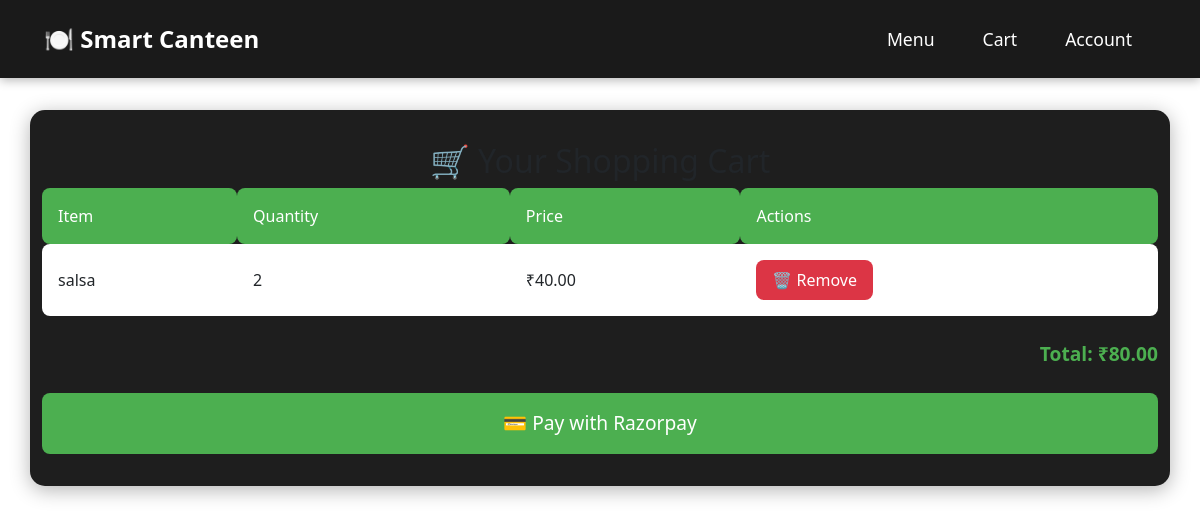
/menu/order/ (signed in), run on the app's committed database.
### menu/models.py (models this page shows, shortened)
class FoodItem(models.Model):
    name = models.CharField(max_length=100, unique=True)
    price = models.DecimalField(max_digits=6, decimal_places=2)
    is_todays_menu = models.BooleanField(default=False)
    ingredients = models.ManyToManyField(Stock, through='FoodIngredient')
    calories = models.PositiveIntegerField(default=1)
    photo = models.ImageField(upload_to='food_photos/', null=True, blank=True)
    description = models.TextField(blank=True)

### menu/views.py (the view, shortened to what this page needs)
# urls.py: path('order/', views.place_order, name='place_order'),
def place_order(request):
    cart_items_display = []
    total_price = 0
    if request.user.is_authenticated:
        cart_items_queryset = Cart.objects.filter(student=request.user).select_related('food_item')
        for item in cart_items_queryset:
            subtotal = item.food_item.price * item.quantity
            total_price += subtotal
            cart_items_display.append({
                'item': item.food_item,
                'quantity': item.quantity,
                'subtotal': subtotal,
                'db_id': item.id, # Used for removal/checkout for DB items
                'is_session_item': False
            })
    context = {
        'cart_items': cart_items_display,
        'total_price': total_price,
        'RAZORPAY_KEY_ID': settings.RAZORPAY_KEY_ID,
    }
    return render(request, 'cart.html', context)

### menu/templates/cart.html (shortened to what this page needs)
<!DOCTYPE html>
<html lang="en">
<head>
    <link href="https://cdn.jsdelivr.net/npm/bootstrap@5.3.2/dist/css/bootstrap.min.css" rel="stylesheet">
</head>
<body>
    {% include 'navbar_student.html' %}
    <div class="container">
        <h2>🛒 Your Shopping Cart</h2>
        {% if cart_items %}
        <table>
            <thead>
                <tr>
                    <th>Item</th>
                    <th>Quantity</th>
                    <th>Price</th>
                    <th>Actions</th>
                </tr>
            </thead>
            <tbody>
                {% for item in cart_items %}
                    <tr>
                        <td>{{ item.item.name }}</td>
                        <td>{{ item.quantity }}</td>
                        <td>₹{{ item.item.price|floatformat:2 }}</td>
                        <td>
                            <form action="{% url 'remove_from_cart' %}" method="POST" style="display:inline;">
                                <button class="btn-remove" type="submit" title="Remove item">🗑️ Remove</button>
                            </form>
                        </td>
                    </tr>
                {% endfor %}
            </tbody>
        </table>
        <p class="total">Total: ₹{{ total_price|floatformat:2 }}</p>
        <form id="razorpay-form">
            <button type="button" id="pay-btn" class="checkout-btn">💳 Pay with Razorpay</button>
        </form>
        {% else %}
        <div class="empty-cart">
            <p>Your cart is empty. Start adding some delicious items! 🍽️</p>
        </div>
        {% endif %}
    </div>
</body>
</html>

### menu/templates/cart.html (style rules this page uses)
body { font-family: 'Segoe UI', Tahoma, Geneva, Verdana, sans-serif; background-color: #121212; margin: 0; padding: 0; min-height: 100vh; color: #ffffff; }
.container { background-color: #1E1E1E; padding: 2rem; border-radius: 15px; box-shadow: 0 4px 20px rgba(0, 0, 0, 0.3); max-width: 800px; margin: 2rem auto; }
h2 { color: #ffffff; text-align: center; margin-bottom: 2rem; font-weight: 600; }
table { width: 100%; border-collapse: separate; border-spacing: 0 8px; margin-bottom: 1.5rem; }
th { background-color: #4CAF50; color: white; padding: 1rem; text-align: left; font-weight: 500; border-radius: 8px; }
td { padding: 1rem; background-color: #ffffff; border-top: 1px solid #3D3D3D; }
tr td:first-child { border-top-left-radius: 8px; border-bottom-left-radius: 8px; }
tr td:last-child { border-top-right-radius: 8px; border-bottom-right-radius: 8px; }
.btn-remove { background-color: #dc3545; color: white; border: none; padding: 0.5rem 1rem; border-radius: 8px; cursor: pointer; transition: background-color 0.3s ease; }
.total { text-align: right; font-size: 1.2rem; margin: 1.5rem 0; color: #4CAF50; font-weight: 600; }
.checkout-btn { background-color: #4CAF50; color: white; border: none; padding: 1rem; border-radius: 8px; font-size: 1.2rem; cursor: pointer; transition: background-color 0.3s ease; width: 100%; font-weight: 500; }

### data on the page
FoodItem: item.name "salsa", quantity "2", item.price "40.00"

### other printed values
{{ total_price|floatformat:2 }} "80.00"
